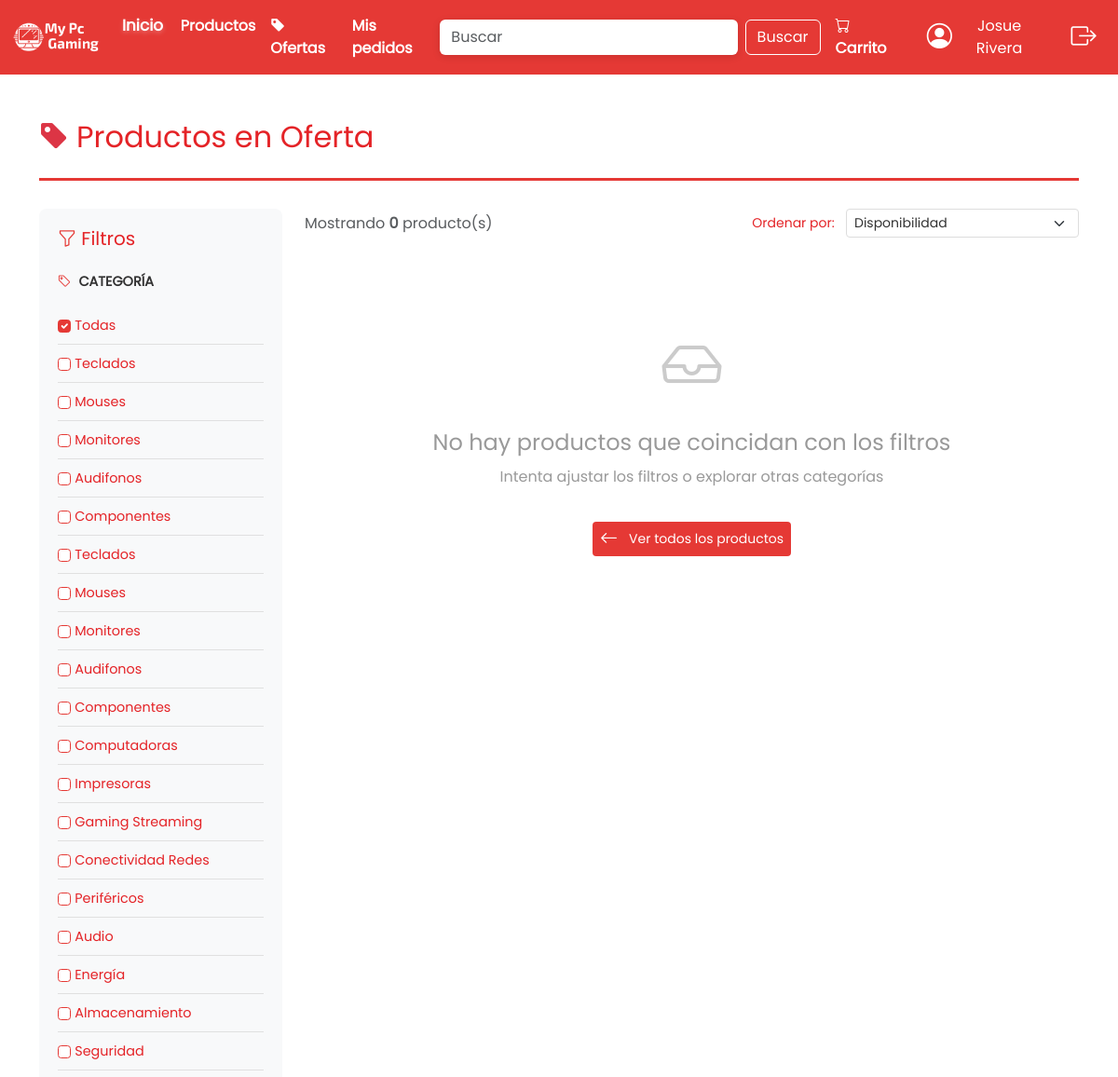
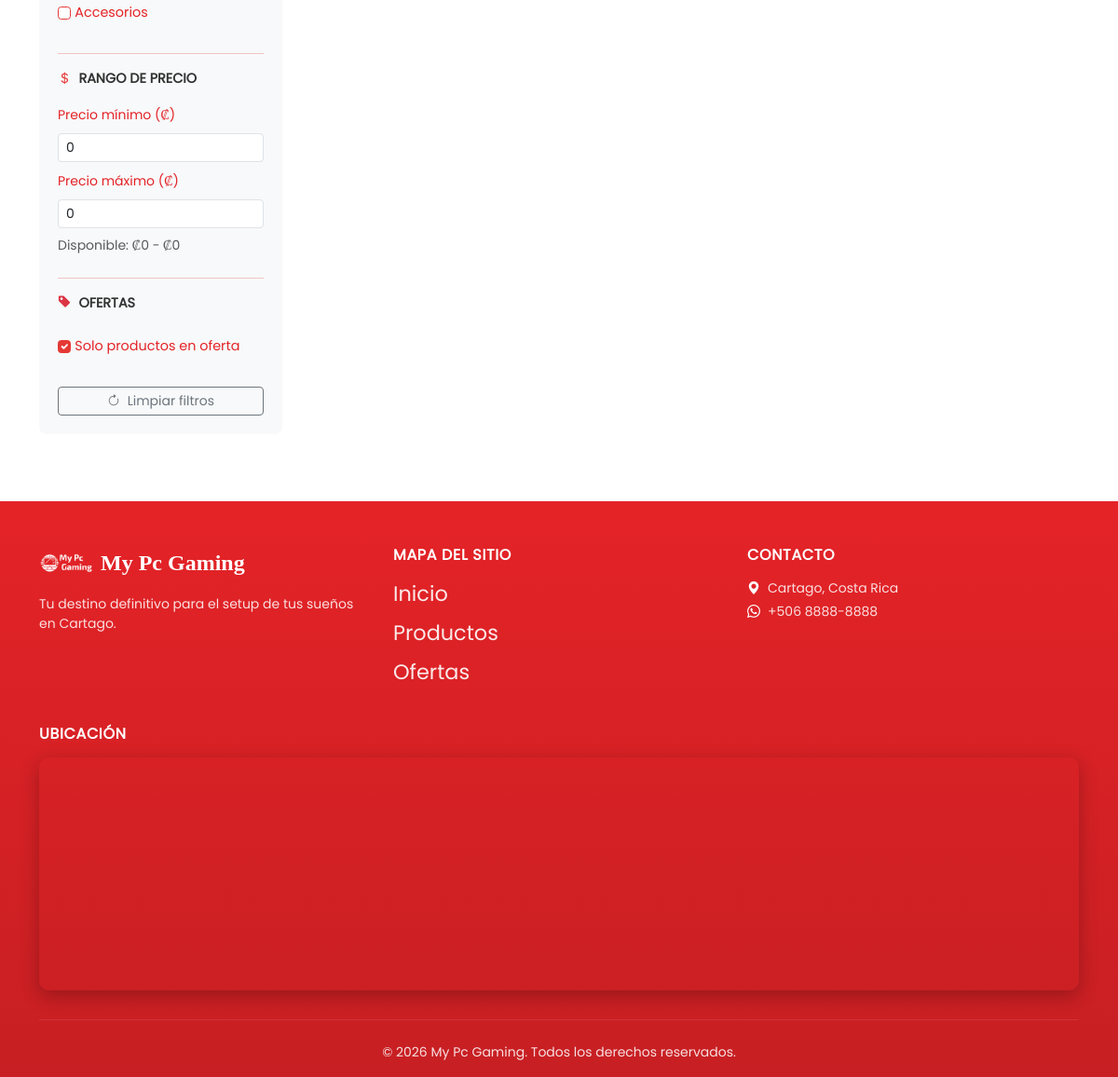
/Views/Home/productos.php?ofertas=1 (signed in), run on the app's committed database (2 pictures, top to bottom).
### tables this page shows
CREATE TABLE `categoria` (
  `idCategoria` int NOT NULL AUTO_INCREMENT,
  `nombreCategoria` varchar(100) NOT NULL,
  `descripcionCategoria` varchar(300) DEFAULT NULL,
  PRIMARY KEY (`idCategoria`)
);

### Models/productosModel.php (called while the page is built, shortened)
<?php
function ObtenerCategoriasModel()
{
    $conexion = OpenDatabase();
    $resultadoCategorias = $conexion->query("CALL sp_ConsultarCategorias()");
    $listaCategorias = [];
    while ($categoria = $resultadoCategorias->fetch_assoc()) {
        $listaCategorias[] = $categoria;
    }
    return $listaCategorias;
}
function ObtenerProductosEnOfertaModel()
{
    $conexion = OpenDatabase();
    $consultaSQL = "CALL sp_ConsultarProductosOfertaActiva()";
    $resultado = $conexion->query($consultaSQL);
    $listaProductos = [];
    return $listaProductos;
}

### Controllers/categoriasController.php (called while the page is built, shortened)
<?php
include_once $_SERVER["DOCUMENT_ROOT"] . "/proyectoWebCS/Models/productosModel.php";
function ObtenerCategoriasController() {
    return ObtenerCategoriasModel();
}
?>

### Controllers/productoController.php (called while the page is built, shortened)
<?php
include_once $_SERVER["DOCUMENT_ROOT"] . "/proyectoWebCS/Models/productosModel.php";
function ObtenerProductosEnOfertaController()
{
    return ObtenerProductosEnOfertaModel();
}
?>

### Views/Home/productos.php (the view, shortened to what this page needs)
<?php
include_once $_SERVER["DOCUMENT_ROOT"] . "/proyectoWebCS/Controllers/categoriasController.php";
include_once $_SERVER["DOCUMENT_ROOT"] . "/proyectoWebCS/Controllers/productoController.php";
$idCategoria = isset($_GET['categoria']) ? intval($_GET['categoria']) : null;
$precioMin = isset($_GET['precio_min']) ? floatval($_GET['precio_min']) : null;
$precioMax = isset($_GET['precio_max']) ? floatval($_GET['precio_max']) : null;
$ordenar = isset($_GET['ordenar']) ? trim($_GET['ordenar']) : 'disponibilidad';
$mostrarOfertas = isset($_GET['ofertas']) && $_GET['ofertas'] == '1' ? true : false;
$busqueda = isset($_GET['q']) ? trim($_GET['q']) : '';
$categorias = ObtenerCategoriasController();
if ($mostrarOfertas) {
    $listaProductos = ObtenerProductosEnOfertaController();
} else {
    $listaProductos = FiltrarProductosController($idCategoria, $precioMin, $precioMax, $ordenar);
}
$nombreCategoriaActual = null;
$preciosProductos = array_map(function($p) { return floatval($p['precioProducto']); }, $listaProductos);
$precioMinDisponible = !empty($preciosProductos) ? min($preciosProductos) : 0;
$precioMaxDisponible = !empty($preciosProductos) ? max($preciosProductos) : 0;
?>
<!DOCTYPE html>
<html lang="es">
<head>
    <link href="https://cdn.jsdelivr.net/npm/bootstrap@5.3.3/dist/css/bootstrap.min.css" rel="stylesheet">
    <link rel="stylesheet" href="https://cdn.jsdelivr.net/npm/bootstrap-icons@1.10.5/font/bootstrap-icons.css">
    <link rel="stylesheet" href="../assets/css/main.css">
    <link rel="stylesheet" href="../assets/css/home.css">
    <link rel="stylesheet" href="../assets/css/productos-page.css">
</head>
<body data-busqueda-actual="<?= htmlspecialchars($busqueda, ENT_QUOTES, 'UTF-8') ?>">
    <div class="container my-5">
        <div class="titulo-catalogo">
            <?php if ($mostrarOfertas): ?>
                <h2><i class="bi bi-tag-fill text-danger me-2"></i>Productos en Oferta</h2>
            <?php elseif ($nombreCategoriaActual): ?>
                <h2><i class="bi bi-grid me-2"></i><?= htmlspecialchars($nombreCategoriaActual) ?></h2>
            <?php else: ?>
                <h2><i class="bi bi-grid me-2"></i>Todos los Productos</h2>
            <?php endif; ?>
        </div>
        <div class="row">
            <div class="col-lg-3 col-md-4 mb-4">
                <div class="filtros-sidebar">
                    <h5 class="mb-4">
                        <i class="bi bi-funnel" style="color: #e53935;"></i> Filtros
                    </h5>
                    <div class="mb-4">
                        <div class="filtro-titulo">
                            <i class="bi bi-tag"></i> Categoría
                        </div>
                        <div>
                            <div class="filtro-opcion">
                                <label class="form-check-label">
                                    <input type="checkbox" class="form-check-input filtro-categoria" value=""
                                        <?= !$idCategoria ? 'checked' : '' ?> onchange="aplicarFiltros()">
                                    Todas
                                </label>
                            </div>
                            <?php foreach ($categorias as $cat): ?>
                                <div class="filtro-opcion">
                                    <label class="form-check-label">
                                        <input type="checkbox" class="form-check-input filtro-categoria"
                                            value="<?= intval($cat['idCategoria']) ?>"
                                            <?= $idCategoria == $cat['idCategoria'] ? 'checked' : '' ?>
                                            onchange="aplicarFiltros()">
                                        <?= htmlspecialchars($cat['nombreCategoria']) ?>
                                    </label>
                                </div>
                            <?php endforeach; ?>
                        </div>
                    </div>
                    <hr>
                    <div class="mb-4">
                        <div class="filtro-titulo">
                            <i class="bi bi-currency-dollar"></i> Rango de Precio
                        </div>
                        <div class="rango-precio">
                            <div class="mb-2">
                                <label class="form-label small mb-1">Precio mínimo (₡)</label>
                                <input type="number" class="form-control form-control-sm" id="precioMin"
                                    value="<?= $precioMin ?? $precioMinDisponible ?>"
                                    placeholder="0" onchange="aplicarFiltros()">
                            </div>
                            <div class="mb-2">
                                <label class="form-label small mb-1">Precio máximo (₡)</label>
                                <input type="number" class="form-control form-control-sm" id="precioMax"
                                    value="<?= $precioMax ?? $precioMaxDisponible ?>"
                                    placeholder="999999" onchange="aplicarFiltros()">
                            </div>
                            <small class="text-muted d-block mt-2">
                                Disponible: ₡<?= number_format($precioMinDisponible, 0, ',', '.') ?> - ₡<?= number_format($precioMaxDisponible, 0, ',', '.') ?>
                            </small>
                        </div>
                    </div>
                    <hr>
                    <div class="mb-4">
                        <div class="filtro-titulo">
                            <i class="bi bi-tag-fill text-danger"></i> Ofertas
                        </div>
                        <div class="filtro-opcion">
                            <label class="form-check-label">
                                <input type="checkbox" class="form-check-input" id="soloOfertas"
                                    <?= $mostrarOfertas ? 'checked' : '' ?> onchange="aplicarFiltros()">
                                Solo productos en oferta
                            </label>
                        </div>
                    </div>
                    <a href="/proyectoWebCS/Views/Home/productos.php" class="btn btn-sm btn-outline-secondary w-100">
                        <i class="bi bi-arrow-clockwise me-1"></i> Limpiar filtros
                    </a>
                </div>
            </div>
            <div class="col-lg-9 col-md-8">
                <div class="controles-catalogo">
                    <div>
                        <span class="text-muted">Mostrando <strong><?= count($listaProductos) ?></strong> producto(s)</span>
                    </div>
                    <div>
                        <label for="ordenar" class="form-label small mb-0 me-2">Ordenar por:</label>
                        <select id="ordenar" class="form-select form-select-sm d-inline-block" style="width: auto;" onchange="aplicarFiltros()">
                            <option value="disponibilidad" <?= $ordenar === 'disponibilidad' ? 'selected' : '' ?>>Disponibilidad</option>
                        </select>
                    </div>
                </div>
                <?php if (!empty($listaProductos)): ?>
                    <div class="row g-4">
                        <?php include $_SERVER["DOCUMENT_ROOT"] . "/proyectoWebCS/Views/components/cardProducto.php"; ?>
                    </div>
                <?php else: ?>
                    <div class="sin-resultados">
                        <i class="bi bi-inbox"></i>
                        <?php if ($busqueda !== ''): ?>
                            <h4>No hay coincidencias para "<?= htmlspecialchars($busqueda) ?>"</h4>
                            <p class="mb-3">Prueba con otro nombre o marca.</p>
                        <?php else: ?>
                            <h4>No hay productos que coincidan con los filtros</h4>
                            <p class="mb-3">Intenta ajustar los filtros o explorar otras categorías</p>
                        <?php endif; ?>
                        <a href="/proyectoWebCS/Views/Home/productos.php" class="btn btn-color btn-sm">
                            <i class="bi bi-arrow-left me-1"></i> Ver todos los productos
                        </a>
                    </div>
                <?php endif; ?>
            </div>
        </div>
    </div>
    <?php require('../components/footer.php') ?>
</body>
</html>

### Views/assets/css/main.css (style rules this page uses)
html, body { height: 100%; }
body { min-height: 100vh; display: flex; flex-direction: column; }
:root { --primer-color: #e42327; --segundo-color: #E4E4E4; --background-color: #ffffff; --segundo-background-color: #EEEFF0; --tercer-color: #030B13; --sombra-principal: rgba(0, 0, 0, 0.5) 0px 2px 8px 0px; --sombra-secundaria: rgb(31 32 33 / 8%) 0px 2px 8px 0px, rgb(14 30 37 / 3%) 0px 2px 12px 0px; --sombra-ter: rgba(223, 223, 223, 0.5) 0px 2px 8px 0px; --fonts-Titulo-uno: "Titulo-Uno"; --fonts-Titulo-dos: "Titulo-Dos"; --fonts-size-title-uno: 2.2rem; --fonts-size-title-dos: 3.2rem; --fonts-size-title-tres: 4.0rem; --fonts-Texto-uno: "Texto-uno"; --fonts-size-Texto-uno: 1.6rem; --fonts-size-Texto-dos: 1.8rem; --fonts-size-Texto-tres: 2.4rem; --bs-primary: #e42327; --bs-primary-rgb: 228, 35, 39; --bs-link-color: #e42327; --bs-link-hover-color: #b81b1f; }
* { margin: 0; padding: 0; border: 0; font-size: 100%; font: inherit; }
body { line-height: 1; }
body { font-family: var(--fonts-Texto-uno); background-color: var(--background-color); color: var(--primer-color); line-height: 1.5; }
h1, h2, h3, h4, h5, h6 { font-weight: normal; margin: 0 0 10px 0; }
a { color: var(--primer-color); text-decoration: none; }

### Views/assets/css/home.css (style rules this page uses)
.btn-color { background-color: #e53935 !important; color: #fff !important; border: none !important; box-shadow: none; }

### Views/assets/css/productos-page.css (style rules this page uses)
.filtros-sidebar { background: #f8f9fa; border-radius: 8px; padding: 20px; height: fit-content; position: sticky; top: 20px; }
.filtro-titulo { font-weight: 600; font-size: 0.9rem; text-transform: uppercase; margin-bottom: 15px; color: #333; display: flex; align-items: center; gap: 8px; }
.filtro-titulo i { color: #e53935; }
.filtro-opcion { padding: 8px 0; border-bottom: 1px solid #e0e0e0; }
.filtro-opcion:last-child { border-bottom: none; }
.filtro-opcion label { margin: 0; cursor: pointer; font-size: 0.9rem; }
.filtro-opcion .form-check-input { accent-color: #e53935; border-color: #e53935; }
.filtro-opcion .form-check-input:checked { background-color: #e53935; border-color: #e53935; }
.rango-precio { margin: 15px 0; }
.rango-precio input { width: 100%; margin: 5px 0; }
.titulo-catalogo { border-bottom: 3px solid #e53935; padding-bottom: 15px; margin-bottom: 30px; }
.sin-resultados { text-align: center; padding: 60px 20px; color: #999; display: flex; flex-direction: column; align-items: center; justify-content: center; }
.sin-resultados i.bi-inbox { font-size: 4rem; margin-bottom: 20px; opacity: 0.5; }
.sin-resultados .btn-color { display: inline-flex; align-items: center; gap: 8px; margin-top: 20px; white-space: nowrap; }
.sin-resultados .btn-color i { font-size: 1.2rem; }
.controles-catalogo { display: flex; justify-content: space-between; align-items: center; margin-bottom: 30px; flex-wrap: wrap; gap: 15px; }
.controles-catalogo .form-select { border-color: #ddd !important; color: #333; background-color: #fff; }

### data on the page
categoria: nombreCategoria "Teclados"
categoria: nombreCategoria "Mouses"
categoria: nombreCategoria "Monitores"
categoria: nombreCategoria "Audifonos"
categoria: nombreCategoria "Componentes"
categoria: nombreCategoria "Teclados"
categoria: nombreCategoria "Mouses"
categoria: nombreCategoria "Monitores"
categoria: nombreCategoria "Audifonos"
categoria: nombreCategoria "Componentes"
categoria: nombreCategoria "Computadoras"
categoria: nombreCategoria "Impresoras"
categoria: nombreCategoria "Gaming Streaming"
categoria: nombreCategoria "Conectividad Redes"
categoria: nombreCategoria "Periféricos"
categoria: nombreCategoria "Audio"
categoria: nombreCategoria "Energía"
categoria: nombreCategoria "Almacenamiento"
categoria: nombreCategoria "Seguridad"
categoria: nombreCategoria "Accesorios"

### other printed values
$_SESSION['nombreCompleto'] "Josue Rivera"
$precioMinDisponible "0"
$precioMaxDisponible "0"
count($listaProductos) "0"
